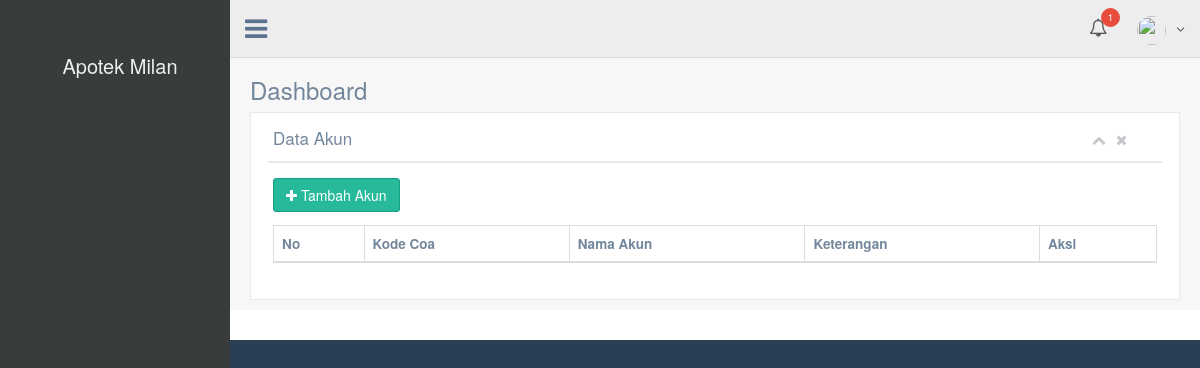
Before: /example/dataakun with the older database file.
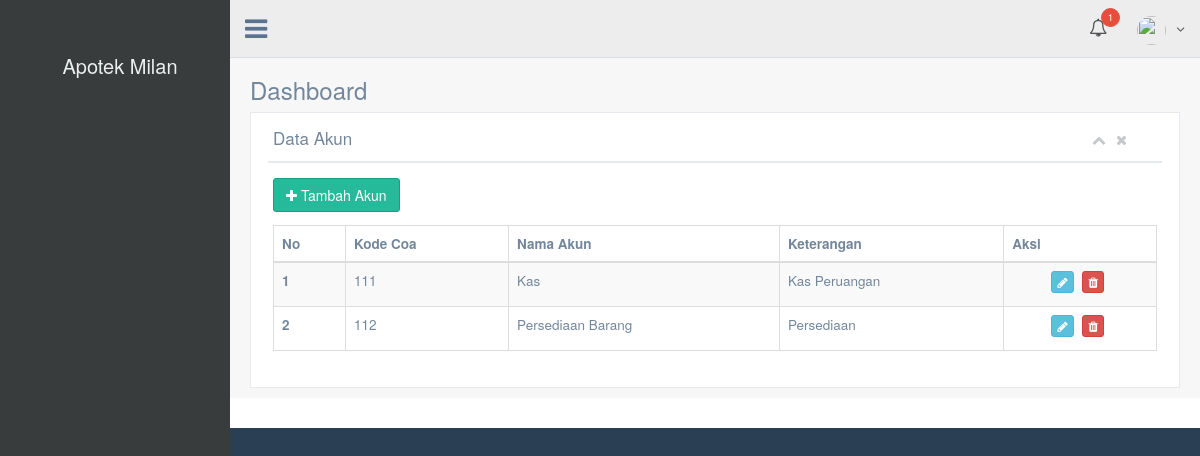
After: the same page with the newer database file.
### tables this page shows
CREATE TABLE `akun` (
  `no_reff` int(11) NOT NULL,
  `id_user` int(11) DEFAULT NULL,
  `nama_reff` varchar(40) NOT NULL,
  `keterangan` varchar(40) NOT NULL
);

### application/libraries/Template.php (called while the page is built, shortened)
<?php
class Template {
    var $CI;
    function __construct() {
        $this->CI = & get_instance();
    }
    function set_parser($parser, $method = NULL) {
        $this->CI->load->library($parser);
    }
    function write_view($region, $view, $data = NULL, $overwrite = FALSE) {
        $content = $this->CI->load->view($view, $data, TRUE);
    }
}

### application/controllers/Example.php (called while the page is built, shortened)
<?php defined('BASEPATH') OR exit('No direct script access allowed');
class Example extends CI_Controller
{
	function __construct()
	{
        $data['nullstock'] = $this->apotek_data->countstock();
        $data['nullex'] = $this->apotek_data->countex();
        $this->template->write_view('sidenavs', 'template/default_sidenavs', true);
		$this->template->write_view('navs', 'template/default_topnavs.php', $data, true);
	}
	function dataakun() {
		$data['dataakun'] = $this->apotek_data->dataakun()->result();
		$this->template->write('title', 'Lihat Obat', TRUE);
		$this->template->write('header', 'Dashboard');
		$this->template->write_view('content', 'tes/dataakun', $data, true);
		$this->template->render();
	}
}

### index.php (called while the page is built, shortened)
<?php
require_once BASEPATH.'core/CodeIgniter.php';

### application/models/apotek_data.php (called while the page is built, shortened)
<?php
class Apotek_data extends CI_Model
{
	function dataakun()
    {
        return $this->db->get('akun');
    }
}

### application/views/tes/dataakun.php (the view, shortened to what this page needs)
<div class="row">
	<div class="col-md-12 col-sm-12 col-xs-12">
		<div class="x_panel">
			<div class="x_title">
				<h2>Data Akun</h2>
				<ul class="nav navbar-right panel_toolbox">
					<li><a class="collapse-link"><i class="fa fa-chevron-up"></i></a>
					</li>
					<li><a class="close-link"><i class="fa fa-close"></i></a>
					</li>
				</ul>
				<div class="clearfix"></div>
			</div>
			<div class="x_content">
				<a href="<?php echo base_url('example/form_dataakun') ?>"><button type="button" class="btn btn-success" style="margin-bottom: 13px"><span class="fa fa-plus"></span> Tambah Akun </button></a>
				<table id="datatable-buttons" class="table table-striped table-bordered">
					<thead>
						<tr>
							<th>No</th>
							<th>Kode Coa</th>
							<th>Nama Akun</th>
							<th>Keterangan</th>
							<th>Aksi</th>
						</tr>
					</thead>
					<?php $sn = 1 ?>
					<tbody>
						<?php foreach($dataakun as $c){ ?>
						<tr>
							<th scope="row"><?= $sn ?></th>
							<td><?php echo $c->no_reff ?></td>
							<td><?php echo $c->nama_reff ?></td>
							<td><?php echo $c->keterangan ?></td>
							<td style=" text-align: center;">
								<?php echo anchor('example/edit_form_dataakun/'.$c->no_reff, '<button class="btn btn-info btn-xs" type="button"><span class="fa fa-pencil"></span></button>'); ?>
								<?php echo anchor('example/remove_akun/'.$c->no_reff, '<button class="btn btn-danger btn-xs" type="button"><span class="fa fa-trash"></span></button>');?>
					         </td>
						</tr>
						<?php $sn++; ?>
						<?php } ?>
					</tbody>
				</table>
			</div>
		</div>
	</div>
</div>

Changed rows visible on the page:
added akun: no_reff "111", nama_reff "Kas", keterangan "Kas Peruangan"
added akun: no_reff "112", nama_reff "Persediaan Barang", keterangan "Persediaan"
